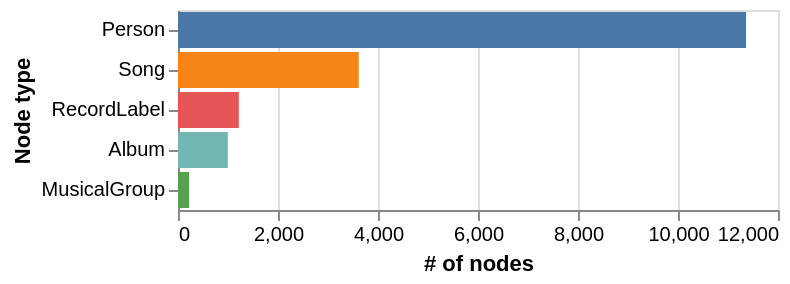

The code cell stored with this chart in its notebook:
### Code cell
alt.Chart(node_types).mark_bar().encode(
    x=alt.X('1:Q').title('# of nodes'),
    y=alt.Y('0:N').title('Node type').sort('-x'),
    color=alt.Color('0:N', legend=None).sort('-x'),
    tooltip='1:Q',
)

### Figure 1 — Vega-Lite specification as saved in the notebook (floating-point values rounded to 4 significant figures)
{"config": {"view": {"continuousWidth": 300, "continuousHeight": 300}}, "data": {"name": "data-716281cca32f9b868e433a6d866a97c8"}, "mark": {"type": "bar"}, "encoding": {"color": {"field": "0", "legend": null, "sort": "-x", "type": "nominal"}, "tooltip": {"field": "1", "type": "quantitative"}, "x": {"field": "1", "title": "# of nodes", "type": "quantitative"}, "y": {"field": "0", "sort": "-x", "title": "Node type", "type": "nominal"}}, "$schema": "https://vega.github.io/schema/vega-lite/v6.1.0.json", "datasets": {"data-716281cca32f9b868e433a6d866a97c8": [{"0": "Person", "1": 11361}, {"0": "Song", "1": 3615}, {"0": "RecordLabel", "1": 1217}, {"0": "Album", "1": 996}, {"0": "MusicalGroup", "1": 223}]}}
